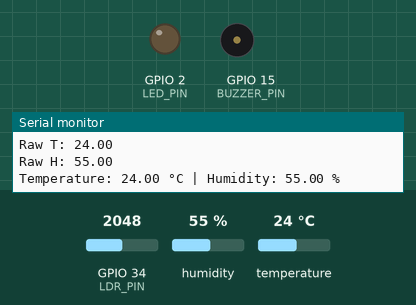
This sketch was run on a simulated ESP32. On the bench: output pins drawn as LEDs (lit = HIGH), buzzer (waves = sounding), the last lines printed to the serial monitor. The test bench sets the inputs (shaded band); at power-on: temperature 24 °C, GPIO 34 (LDR_PIN) = 2048, humidity 55 %. WiFi joins after 1.5 s; servers stay silent unless stated; uploads are accepted with an empty reply.

Above: at 6.7 s.
6.8 s: temperature set to 32 °C
12.9 s: temperature set to 35 °C
At 17.6 s:
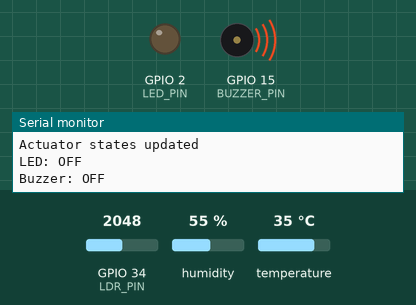
18.9 s: GPIO 34 (LDR_PIN) set to 2428
24.9 s: GPIO 34 (LDR_PIN) set to 2538
At 27.2 s:
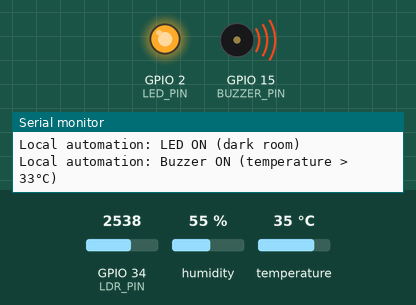
Timing chart, 0 to 28.7 s (numbered marks = the images above; inputs shaded):
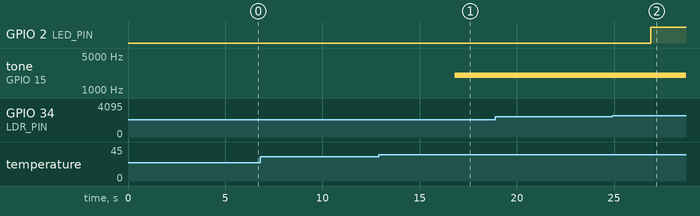

Measured:
- the behaviour switches between 33 and 34 °C on temperature (found by bisection; images 0 and 1)
- the behaviour switches between 2497 and 2498 on GPIO 34 (LDR_PIN) (found by bisection; images 1 and 2)
- after the input at 12.9 s, tone on GPIO 15 (BUZZER_PIN): silent → 2000 Hz after 3.9 s
- after the input at 24.9 s, GPIO 2 (LED_PIN): LOW → HIGH after 2.0 s

The sketch:

smartroom_esp32.ino
```cpp
#include <WiFi.h>
#include <HTTPClient.h>
#include <DHT.h>

// WiFi Configuration
const char* ssid = "Redmi A3";
const char* password = "12345678";

// Server Configuration
const char* serverUrl = "http://10.182.231.239:8000/api";

// Device Configuration
const char* deviceId = "SMARTROOM-001"; // Unique device ID for this ESP32

// Sensor Pin Definitions
#define DHT_PIN 4
#define DHT_TYPE DHT11
#define LDR_PIN 34

// DHT Sensor Object
DHT dht(DHT_PIN, DHT_TYPE);

// Actuator Pin Definitions
#define LED_PIN 2
#define BUZZER_PIN 15

// Timing Variables
unsigned long lastSensorRead = 0;
unsigned long lastActuatorPoll = 0;
const unsigned long sensorInterval = 5000;  // Send sensor data every 5 seconds
const unsigned long actuatorInterval = 1500; // Poll actuators every 1.5 seconds

// Previous actuator states for change detection
bool previousLedState = false;
bool previousBuzzerState = false;

// DHT11 Variables
float temperature = 0;
float humidity = 0;
int lightLevel = 0;

// Automation thresholds
const float TEMP_THRESHOLD = 33.0;  // Temperature threshold for buzzer
const int LIGHT_THRESHOLD_LOW = 40; // Light level threshold for LED ON (almost dark)
const int LIGHT_THRESHOLD_HIGH = 60; // Light level threshold for LED OFF

// Buzzer settings for piezoelectric buzzer
const int BUZZER_FREQUENCY = 2000; // 2000Hz frequency for piezoelectric buzzer

void setup() {
  Serial.begin(115200);
  delay(2000); // Wait for serial to stabilize

  Serial.println("Initializing DHT11...");

  // Initialize DHT sensor
  dht.begin();
  delay(2000); // Give DHT11 time to stabilize after power-up

  // Initialize pins
  pinMode(LDR_PIN, INPUT);
  pinMode(LED_PIN, OUTPUT);
  pinMode(BUZZER_PIN, OUTPUT);

  // Initialize actuators to OFF
  digitalWrite(LED_PIN, LOW);
  digitalWrite(BUZZER_PIN, LOW);

  // Connect to WiFi
  connectToWiFi();

  Serial.println("SmartRoom IoT System Initialized");
}

void loop() {
  unsigned long currentTime = millis();

  // Check WiFi connection
  if (WiFi.status() != WL_CONNECTED) {
    Serial.println("WiFi disconnected. Reconnecting...");
    connectToWiFi();
  }

  // Send sensor data every 5 seconds
  if (currentTime - lastSensorRead >= sensorInterval) {
    lastSensorRead = currentTime;
    readDHT11();
    sendSensorData();
    runLocalAutomation(); // Run local automation after reading sensors
  }

  // Poll actuator states every 1.5 seconds
  if (currentTime - lastActuatorPoll >= actuatorInterval) {
    lastActuatorPoll = currentTime;
    pollActuatorStates();
  }

  delay(100);
}

void connectToWiFi() {
  Serial.print("Connecting to WiFi");
  WiFi.begin(ssid, password);

  while (WiFi.status() != WL_CONNECTED) {
    delay(500);
    Serial.print(".");
  }

  Serial.println();
  Serial.println("WiFi connected!");
  Serial.print("IP Address: ");
  Serial.println(WiFi.localIP());
}

// Read DHT11 using library
void readDHT11() {
  // DHT11 needs at least 1 second between readings
  delay(1000);

  float h = dht.readHumidity();
  float t = dht.readTemperature();

  // Debug raw values
  Serial.print("Raw T: "); Serial.println(t);
  Serial.print("Raw H: "); Serial.println(h);

  if (isnan(h) || isnan(t)) {
    Serial.println("DHT11 read failed! Check wiring.");
    Serial.println("→ Make sure VCC is on VIN (5V), not 3V3");
    Serial.println("→ Make sure DATA is on GPIO 4");
    return;
  }

  humidity = h;
  temperature = t;

  Serial.print("Temperature: ");
  Serial.print(temperature);
  Serial.print(" °C | Humidity: ");
  Serial.print(humidity);
  Serial.println(" %");
}

void sendSensorData() {
  // Read LDR (Light Level)
  int ldrValue = analogRead(LDR_PIN);
  lightLevel = map(ldrValue, 0, 4095, 100, 0); // Convert to percentage (inverted for correct wiring)

  // Create JSON payload manually with device ID
  String jsonString = "{\"device_id\":\"" + String(deviceId) + "\"," +
                      "\"temperature\":" + String(temperature) +
                      ",\"humidity\":" + String(humidity) +
                      ",\"light_level\":" + String(lightLevel) + "}";

  // Send to server
  HTTPClient http;
  String url = String(serverUrl) + "/sensor-data";
  http.begin(url);
  http.addHeader("Content-Type", "application/json");

  int httpResponseCode = http.POST(jsonString);

  if (httpResponseCode > 0) {
    Serial.print("Sensor data sent as ");
    Serial.print(deviceId);
    Serial.print(". Response code: ");
    Serial.println(httpResponseCode);
    Serial.print("Payload: ");
    Serial.println(jsonString);
    if (httpResponseCode == 201) {
      String body = http.getString();
      Serial.print("Server confirmed device_id in response: ");
      Serial.println(body);
    }
  } else {
    Serial.print("Error sending sensor data: ");
    Serial.println(httpResponseCode);
  }

  http.end();
}

// Local automation - works independently of server
void runLocalAutomation() {
  // LED automation based on light level
  if (lightLevel < LIGHT_THRESHOLD_LOW) {
    // Dark room - turn on LED
    if (digitalRead(LED_PIN) == LOW) {
      digitalWrite(LED_PIN, HIGH);
      Serial.println("Local automation: LED ON (dark room)");
    }
  } else if (lightLevel > LIGHT_THRESHOLD_HIGH) {
    // Bright room - turn off LED
    if (digitalRead(LED_PIN) == HIGH) {
      digitalWrite(LED_PIN, LOW);
      Serial.println("Local automation: LED OFF (bright room)");
    }
  }

  // Buzzer automation based on temperature (>33°C ON, <33°C OFF)
  if (temperature > TEMP_THRESHOLD && temperature > 0) {
    if (digitalRead(BUZZER_PIN) == LOW) {
      tone(BUZZER_PIN, BUZZER_FREQUENCY);
      Serial.println("Local automation: Buzzer ON (temperature > 33°C)");
    }
  } else if (temperature < TEMP_THRESHOLD && temperature > 0) {
    if (digitalRead(BUZZER_PIN) == HIGH) {
      noTone(BUZZER_PIN);
      Serial.println("Local automation: Buzzer OFF (temperature < 33°C)");
    }
  }
}

void pollActuatorStates() {
  HTTPClient http;
  String url = String(serverUrl) + "/actuator-status?device_id=" + String(deviceId);
  http.begin(url);

  int httpResponseCode = http.GET();

  if (httpResponseCode == 200) {
    String response = http.getString();

    // Parse JSON manually
    bool ledState = false;
    bool buzzerState = false;

    // Parse led
    int ledIndex = response.indexOf("\"led\":");
    if (ledIndex != -1) {
      int valueStart = ledIndex + 6;
      int valueEnd = response.indexOf(",", valueStart);
      if (valueEnd == -1) valueEnd = response.indexOf("}", valueStart);
      String ledValue = response.substring(valueStart, valueEnd);
      ledState = (ledValue == "true" || ledValue == "1");
    }

    // Parse buzzer
    int buzzerIndex = response.indexOf("\"buzzer\":");
    if (buzzerIndex != -1) {
      int valueStart = buzzerIndex + 9;
      int valueEnd = response.indexOf(",", valueStart);
      if (valueEnd == -1) valueEnd = response.indexOf("}", valueStart);
      String buzzerValue = response.substring(valueStart, valueEnd);
      buzzerState = (buzzerValue == "true" || buzzerValue == "1");
    }

    // Update LED if state changed
    if (ledState != previousLedState) {
      digitalWrite(LED_PIN, ledState ? HIGH : LOW);
      previousLedState = ledState;
      Serial.print("LED state changed to: ");
      Serial.println(ledState ? "ON" : "OFF");
    }

    // Update buzzer if state changed
    if (buzzerState != previousBuzzerState) {
      if (buzzerState) {
        tone(BUZZER_PIN, BUZZER_FREQUENCY);
      } else {
        noTone(BUZZER_PIN);
      }
      previousBuzzerState = buzzerState;
      Serial.print("Buzzer state changed to: ");
      Serial.println(buzzerState ? "ON" : "OFF");
    }

    // Log current states
    Serial.println("Actuator states updated");
    Serial.print("LED: ");
    Serial.println(ledState ? "ON" : "OFF");
    Serial.print("Buzzer: ");
    Serial.println(buzzerState ? "ON" : "OFF");

  } else {
    Serial.print("Error polling actuator states: ");
    Serial.println(httpResponseCode);
  }

  http.end();
}
```
